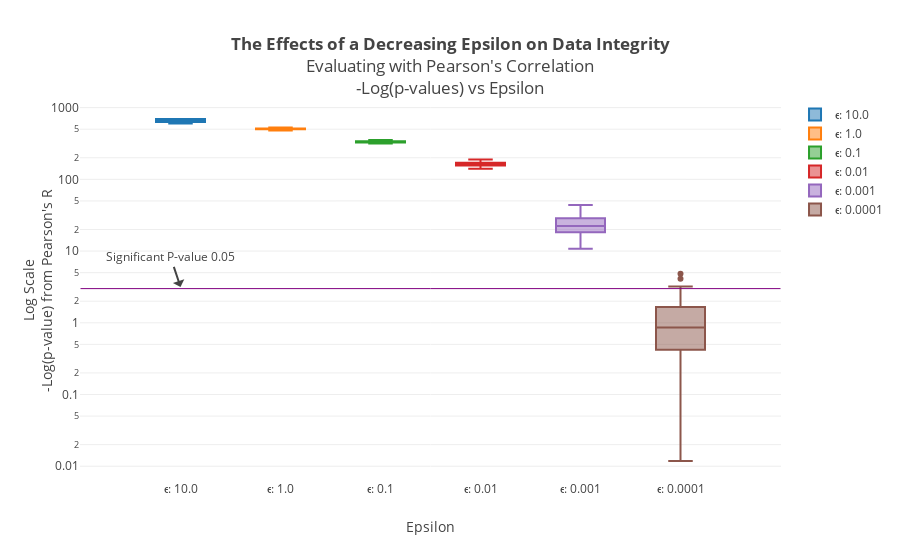

Notebook source saved alongside this figure:
### Code cell
p_value_line_annoation = """
trace_p_value_mark = go.Scatter(
    y=[-np.log(0.05) + 1],
    text=['Significant P-value 0.05'],
    mode='text',
    showlegend=False
)
p_value_data.append(trace_p_value_mark)
"""
layout = go.Layout(
    title = "<b>The Effects of a Decreasing Epsilon on Data Integrity</b><br>Evaluating with Pearson's Correlation<br>-Log(p-values) vs Epsilon",
    yaxis = dict(
        type='log',
        range = [3],
        title="Log Scale<br>-Log(p-value) from Pearson's R"
    ),
    xaxis = dict(
        title="Epsilon"
    ),
    shapes = [dict(
        
                type = 'line',
                x0 = -1,
                x1 = 6.0,
                y0 = -np.log(0.05),
                y1 = -np.log(0.05),
                line = dict(dash='solid', width=1, color="rgb(128, 0, 128)"))],
    annotations=[
        dict(
            x=0,
            y=.5,
            xref='x',
            yref='y',
            text='Significant P-value 0.05'
        )
    ]
)

fig = go.Figure(data=p_value_data, layout=layout)
iplot(fig, filename = "Epsilon P value comparison")

### Figure 1 — Plotly figure (JSON) as saved in the notebook; plotly's stock layout.template omitted (floating-point values rounded to 4 significant figures)
{"data": [{"boxpoints": "outliers", "name": "ϵ: 10.0", "type": "box", "y": [686, 647, 676, 638, 628, 611, 692.1, 669, 666.6, 665.3, 692.4, 659, 691.9, 692.2, 632, 693.8, 637, 620, 613, 632, 692.2, 605, 678, 605, 654, 691.8, 692.1, 665, 610, 692.4, 651, 645, 601, 609, 650, 692.1, 692.3, 660, 655, 632, 662, 675, 692.1, 670, 635, 691.9, 664, 651.7, 650.4, 629]}, {"boxpoints": "outliers", "name": "ϵ: 1.0", "type": "box", "y": [508.5, 501.2, 514.1, 493.9, 506.5, 503.0, 500.1, 514.4, 516.5, 507.8, 507.0, 515.9, 497.6, 517.9, 510.3, 511.7, 492.5, 497.7, 511.7, 499.7, 527.2, 494.7, 504.5, 510.4, 499.2, 502.6, 497.4, 527.7, 500.6, 520.3, 495.2, 516.1, 513.1, 495.3, 501.2, 495.9, 508.4, 501.3, 499.6, 499.2, 500.9, 505.3, 494.6, 518.8, 511.8, 495.1, 509.2, 486.8, 498.1, 478.7]}, {"boxpoints": "outliers", "name": "ϵ: 0.1", "type": "box", "y": [320.5, 340.7, 331.1, 329.6, 329.6, 336.2, 328.6, 331.2, 338.0, 316.5, 331.9, 331.7, 332.1, 316.4, 322.0, 327.3, 327.9, 329.6, 333.7, 329.7, 339.6, 333.5, 340.3, 322.8, 324.8, 354.8, 345.5, 327.5, 341.9, 319.2, 334.3, 325.0, 339.5, 338.4, 334.5, 332.5, 329.9, 340.5, 338.6, 332.1, 338.8, 346.7, 316.4, 338.8, 324.5, 341.2, 344.2, 324.7, 324.7, 328.1]}, {"boxpoints": "outliers", "name": "ϵ: 0.01", "type": "box", "y": [189.3, 150.5, 170.8, 161.6, 146.8, 162.8, 155.2, 177.8, 158.4, 170.0, 158.4, 140.9, 160.6, 166.8, 160.5, 178.9, 175.4, 165.2, 163.3, 170.6, 169.3, 180.9, 153.6, 170.3, 146.9, 153.1, 155.6, 159.9, 175.6, 147.5, 160.5, 164.0, 153.1, 171.5, 169.5, 158.8, 167.6, 169.2, 166.5, 160.7, 156.0, 151.4, 165.0, 145.8, 160.0, 160.1, 174.6, 185.6, 182.4, 165.1]}, {"boxpoints": "outliers", "name": "ϵ: 0.001", "type": "box", "y": [30.78, 43.72, 16.97, 29.98, 20.77, 26.0, 16.54, 23.62, 15.93, 30.49, 28.66, 17.17, 21.49, 17.97, 18.32, 29.26, 19.81, 14.07, 27.91, 34.88, 18.9, 22.79, 16.5, 27.41, 20.36, 17.45, 27.11, 24.56, 18.38, 28.91, 20.28, 22.91, 19.33, 21.89, 31.02, 16.52, 40.83, 10.76, 17.65, 21.57, 36.7, 23.8, 30.53, 20.8, 27.18, 23.75, 33.83, 14.31, 19.46, 26.86]}, {"boxpoints": "outliers", "name": "ϵ: 0.0001", "type": "box", "y": [4.814, 2.508, 1.348, 2.296, 4.097, 1.743, 2.736, 2.099, 0.9674, 0.5442, 0.5653, 0.3996, 1.451, 0.2855, 0.3225, 1.814, 0.9248, 0.367, 0.08918, 1.364, 0.1988, 0.8315, 0.07822, 0.6557, 0.6093, 0.6526, 3.205, 0.4455, 0.4216, 2.726, 1.542, 1.211, 0.077, 0.9797, 1.755, 1.259, 0.01183, 1.665, 0.5153, 0.4009, 0.6402, 0.4702, 1.996, 0.8078, 0.8864, 1.319, 0.3082, 1.538, 0.8217, 0.1156]}], "layout": {"annotations": [{"text": "Significant P-value 0.05", "x": 0, "xref": "x", "y": 0.5, "yref": "y"}], "shapes": [{"line": {"color": "rgb(128, 0, 128)", "dash": "solid", "width": 1}, "type": "line", "x0": -1, "x1": 6, "y0": 2.996, "y1": 2.996}], "title": "<b>The Effects of a Decreasing Epsilon on Data Integrity</b><br>Evaluating with Pearson's Correlation<br>-Log(p-values) vs Epsilon", "xaxis": {"title": "Epsilon"}, "yaxis": {"range": [3], "title": "Log Scale<br>-Log(p-value) from Pearson's R", "type": "log"}}}
